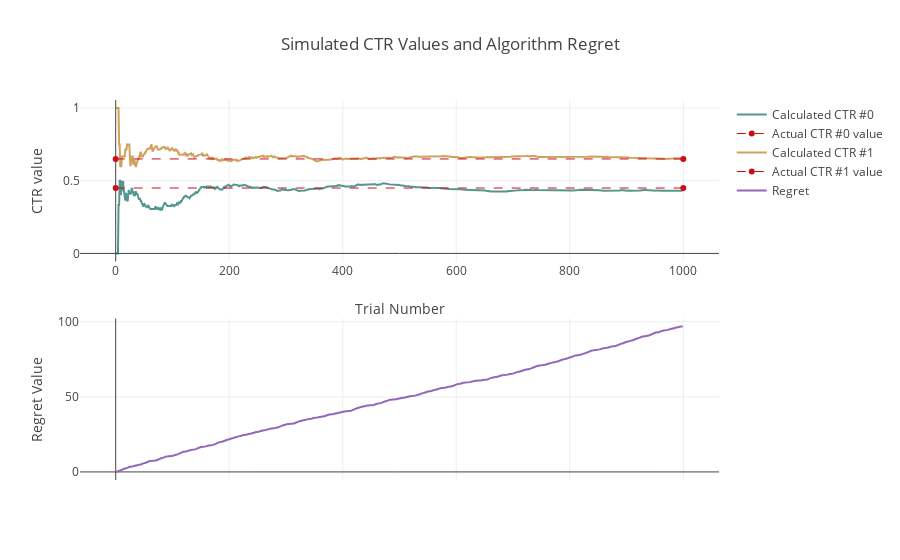

The notebook cell saved with this chart:
### Code cell
algorithm_performance()

### Figure 1 — Plotly figure (JSON) as saved in the notebook; plotly's stock layout.template omitted (floating-point values rounded to 4 significant figures; data arrays with more than 128 entries replaced by an {"elided": "..."} marker saying what was removed)
{"data": [{"line": {"color": "rgba(10, 108, 94, .7)", "width": 2}, "name": "Calculated CTR #0", "type": "scatter", "x": {"elided": "1000 int values"}, "xaxis": "x1", "y": {"elided": "1000 float values"}, "yaxis": "y1"}, {"line": {"color": "rgb(205, 12, 24)", "dash": "dash", "width": 1}, "name": "Actual CTR #0 value", "type": "scatter", "x": [0, 1000], "xaxis": "x1", "y": [0.45, 0.45], "yaxis": "y1"}, {"line": {"color": "rgba(187, 121, 24, .7)", "width": 2}, "name": "Calculated CTR #1", "type": "scatter", "x": {"elided": "1000 int values"}, "xaxis": "x1", "y": {"elided": "1000 float values"}, "yaxis": "y1"}, {"line": {"color": "rgb(205, 12, 24)", "dash": "dash", "width": 1}, "name": "Actual CTR #1 value", "type": "scatter", "x": [0, 1000], "xaxis": "x1", "y": [0.65, 0.65], "yaxis": "y1"}, {"name": "Regret", "type": "scatter", "x": {"elided": "1000 int values"}, "xaxis": "x1", "y": {"elided": "1000 float values"}, "yaxis": "y2"}], "layout": {"title": "Simulated CTR Values and Algorithm Regret", "xaxis": {"title": "Trial Number"}, "xaxis1": {"anchor": "y2", "domain": [0, 1]}, "yaxis1": {"anchor": "free", "domain": [0.575, 1], "position": 0, "title": "CTR value"}, "yaxis2": {"anchor": "x1", "domain": [0, 0.425], "title": "Regret Value"}}}
